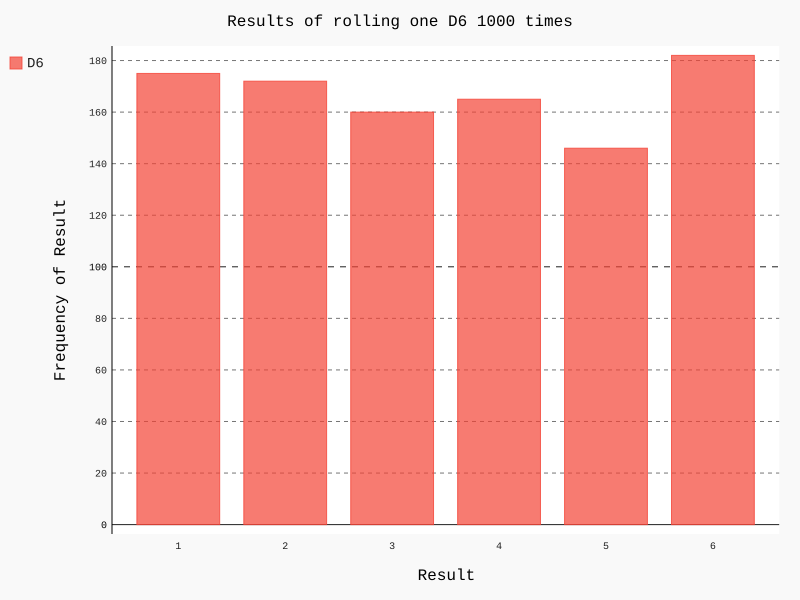

Source code (Python):
import pygal
from die import Die

#Create a D6
die = Die()

#Make some rolls and store results in a list
results = []
for roll_num in range(1000):
    result = die.roll()
    results.append(result)

#Analyze the results
frequencies = []
for value in range(1, die.num_sides+1):
    frequency = results.count(value)
    frequencies.append(frequency)

#Visualize the results
hist = pygal.Bar()

hist.title = "Results of rolling one D6 1000 times"
hist.x_labels = ['1', '2', '3', '4', '5', '6']
hist.x_title = "Result"
hist.y_title = "Frequency of Result"

hist.add('D6', frequencies)
hist.render_to_file('die_visual.svg')

import webbrowser
webbrowser.open('die_visual.svg')

print(frequencies)
